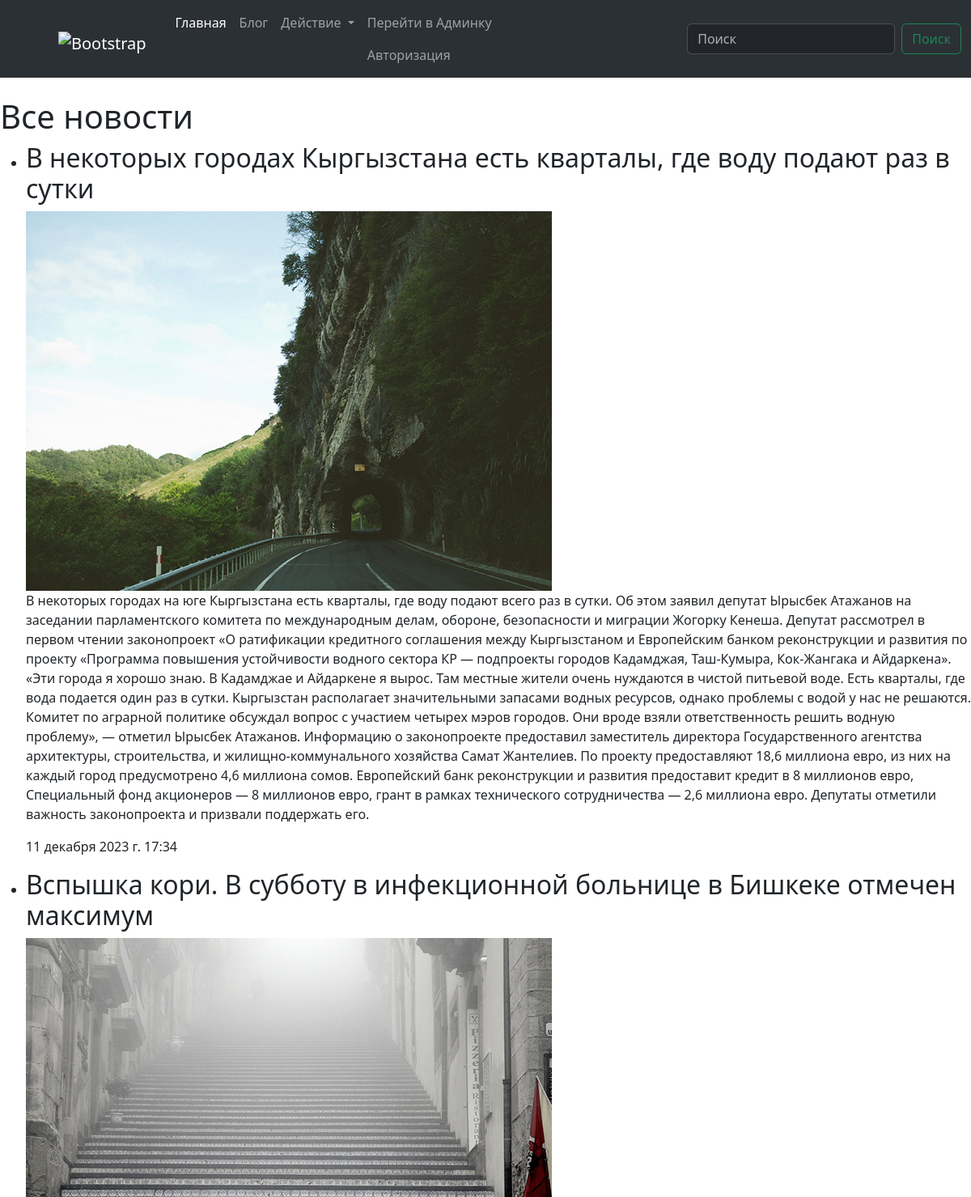
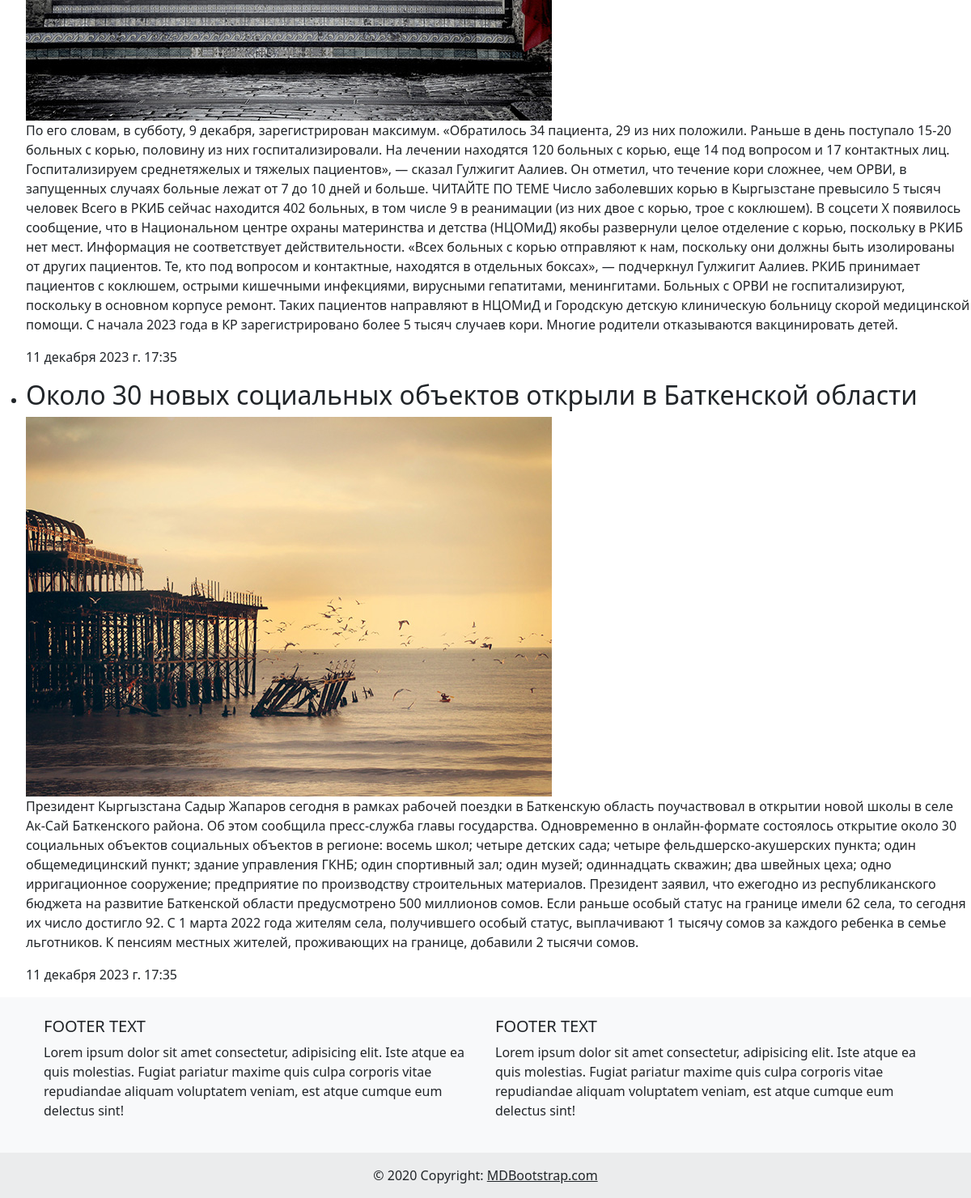
Screenshot of /blog/ with the database file from the repository (2 pictures, top to bottom).
### blog/models.py (models this page shows, shortened)
class Post(models.Model):
    post_name = models.CharField(max_length=100)
    post_image = models.ImageField(upload_to='')
    post_description = models.TextField()
    post_created_at = models.DateTimeField(auto_now_add=True)

### blog/views.py (the view)
# urls.py: path('blog/', views.post_view, name='blog'),
def post_view(request):
    if request.method == 'GET':
        post = models.Post.objects.all()
        return render(request, template_name='blog.html',
                      context={'post': post})

### templates/blog.html
{% include 'cars/header.html' %}
<h1>Все новости</h1>
<ul>
    {% for i in post %}
    <li>
        <h2>{{i.post_name}}</h2>
        <img src="{{i.post_image.url}}" alt="">
        <p>{{i.post_description}}</p>
        <p>{{i.post_created_at}}</p>
    </li>
    {% endfor %}
</ul>
{% include 'cars/footer.html' %}

### rows the page displays
Post: post_name "В некоторых городах Кыргызстана есть кварталы, где воду подают раз в сутки", post_image (picture), post_description "В некоторых городах на юге Кыргызстана есть кварталы, где воду подают всего раз в сутки. Об этом заявил депутат Ырысбек Атажанов на заседании парламентского комитета по международным делам, обороне, безопасности и миграции Жогорку Кенеша. Депутат рассмотрел в первом чтении законопроект «О ратификации кредитного соглашения между Кыргызстаном и Европейским банком реконструкции и развития по проекту «Программа повышения устойчивости водного сектора КР — подпроекты городов Кадамджая, Таш-Кумыра, Кок-Жангака и Айдаркена». «Эти города я хорошо знаю. В Кадамджае и Айдаркене я вырос. Там местные жители очень нуждаются в чистой питьевой воде. Есть кварталы, где вода подается один раз в сутки.…", post_created_at "11 декабря 2023 г. 17:34"
Post: post_name "Вспышка кори. В субботу в инфекционной больнице в Бишкеке отмечен максимум", post_image (picture), post_description "По его словам, в субботу, 9 декабря, зарегистрирован максимум. «Обратилось 34 пациента, 29 из них положили. Раньше в день поступало 15-20 больных с корью, половину из них госпитализировали. На лечении находятся 120 больных с корью, еще 14 под вопросом и 17 контактных лиц. Госпитализируем среднетяжелых и тяжелых пациентов», — сказал Гулжигит Аалиев. Он отметил, что течение кори сложнее, чем ОРВИ, в запущенных случаях больные лежат от 7 до 10 дней и больше. ЧИТАЙТЕ ПО ТЕМЕ Число заболевших корью в Кыргызстане превысило 5 тысяч человек Всего в РКИБ сейчас находится 402 больных, в том числе 9 в реанимации (из них двое с корью, трое с коклюшем). В соцсети X появилось сообщение, что в…", post_created_at "11 декабря 2023 г. 17:35"
Post: post_name "Около 30 новых социальных объектов открыли в Баткенской области", post_image (picture), post_description "Президент Кыргызстана Садыр Жапаров сегодня в рамках рабочей поездки в Баткенскую область поучаствовал в открытии новой школы в селе Ак-Сай Баткенского района. Об этом сообщила пресс-служба главы государства. Одновременно в онлайн-формате состоялось открытие около 30 социальных объектов социальных объектов в регионе: восемь школ; четыре детских сада; четыре фельдшерско-акушерских пункта; один общемедицинский пункт; здание управления ГКНБ; один спортивный зал; один музей; одиннадцать скважин; два швейных цеха; одно ирригационное сооружение; предприятие по производству строительных материалов. Президент заявил, что ежегодно из республиканского бюджета на развитие Баткенской области…", post_created_at "11 декабря 2023 г. 17:35"
